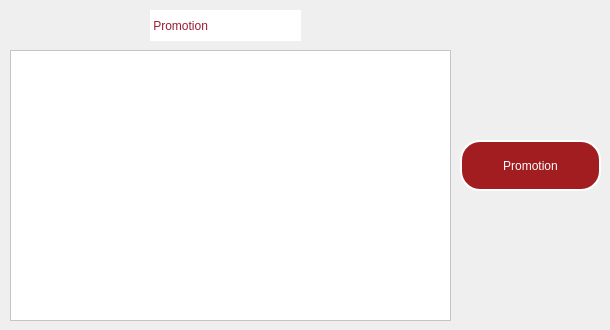
          <widget class="QWidget" name="tab_21">
           <attribute name="title">
            <string>promotion</string>
           </attribute>
           <widget class="QTableView" name="tbviewpro">
            <property name="geometry">
             <rect>
              <x>10</x>
              <y>50</y>
              <width>441</width>
              <height>271</height>
             </rect>
            </property>
            <property name="styleSheet">
             <string notr="true">background-color:white;</string>
            </property>
           </widget>
           <widget class="QPushButton" name="pbpromo">
            <property name="geometry">
             <rect>
              <x>460</x>
              <y>140</y>
              <width>141</width>
              <height>51</height>
             </rect>
            </property>
            <property name="styleSheet">
             <string notr="true">QPushButton
{border-radius:20px;
background-color:rgb(161, 29, 31);
color:white;
border: 2px solid white;}

QPushButton::hover
{
background-color:white;
color:rgb(161, 29, 31);}

</string>
            </property>
            <property name="text">
             <string>Promotion</string>
            </property>
           </widget>
           <widget class="QLabel" name="label_55">
            <property name="geometry">
             <rect>
              <x>150</x>
              <y>10</y>
              <width>151</width>
              <height>31</height>
             </rect>
            </property>
            <property name="styleSheet">
             <string notr="true">QLabel{

font: 63 11pt &quot;Lucida Sans Typewriter&quot;;
background-color:white;
border-radius:25px;
color:#9B1C31;}



</string>
            </property>
            <property name="text">
             <string> Promotion</string>
            </property>
           </widget>
          </widget>
